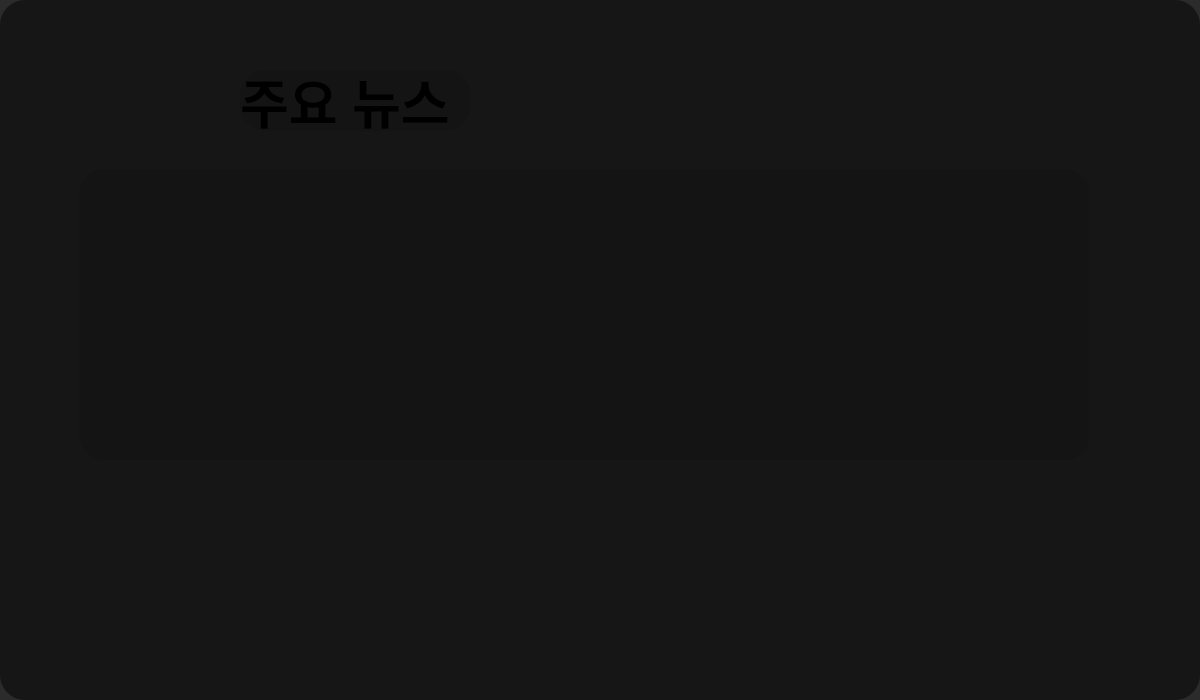
<?xml version="1.0" encoding="UTF-8"?>
<ui version="4.0">
 <class>NewsPanel</class>
 <widget class="QWidget" name="NewsPanel">
  <property name="geometry">
   <rect>
    <x>0</x>
    <y>0</y>
    <width>1200</width>
    <height>700</height>
   </rect>
  </property>
  <property name="windowTitle">
   <string>Form</string>
  </property>
  <property name="styleSheet">
   <string notr="true">background: rgba(20,20,20,230);
border-radius: 25px;</string>
  </property>
  <widget class="QLabel" name="labelTitle">
   <property name="geometry">
    <rect>
     <x>240</x>
     <y>70</y>
     <width>231</width>
     <height>61</height>
    </rect>
   </property>
   <property name="font">
    <font>
     <pointsize>40</pointsize>
     <weight>75</weight>
     <bold>true</bold>
    </font>
   </property>
   <property name="text">
    <string>주요 뉴스</string>
   </property>
  </widget>
  <widget class="QWidget" name="newsContainer" native="true">
   <property name="geometry">
    <rect>
     <x>79</x>
     <y>169</y>
     <width>1011</width>
     <height>291</height>
    </rect>
   </property>
  </widget>
 </widget>
 <resources/>
 <connections/>
</ui>
